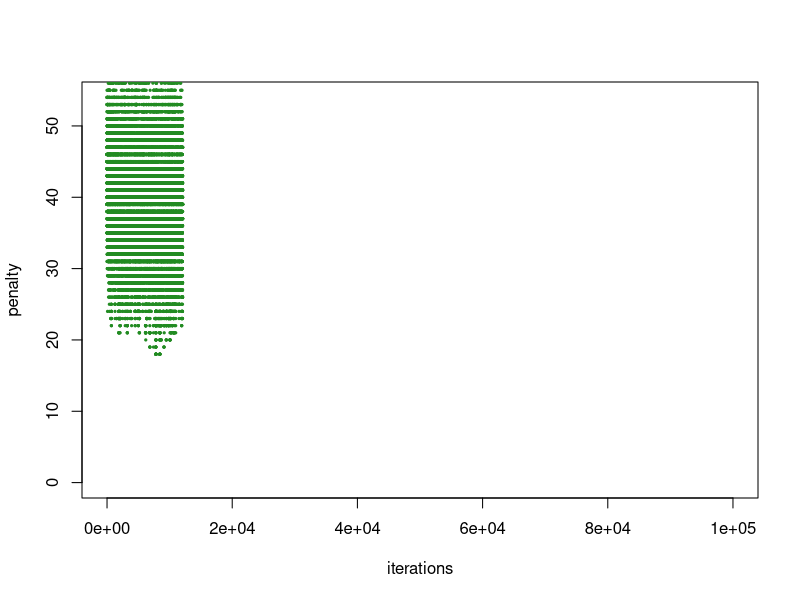

This chart was generated by the following R code: (Note: a time limit stopped this script after it produced the figure.)
Sys.time()
set.seed(12345)
#easy
# s <- matrix(0,ncol=9,nrow=9)
# s[1,c(1,4,5,8,9)]=c(4,7,6,1,2)
# s[2,c(1:3,5,6,8,9)]=c(7,8,2,1,5,4,9)
# s[3,c(2:8)]=c(6,1,4,2,8,3,7)
# s[4,c(1,2,6:9)]=c(5,1,4,7,6,3)
# s[5,c(1,8,9)]=c(3,2,8)
# s[6,c(3:5)]=c(6,9,3)
# s[7,c(1,5)]=c(2,4)
# s[8,c(1:9)]=c(1,4,7,5,9,3,2,8,6)
# s[9,c(1)]=c(6)
#medium
# s <- matrix(0,ncol=9,nrow=9)
# s[1,c(6,7)]=c(2,1)
# s[2,c(1,3,5,7,8)]=c(2,3,1,6,9)
# s[3,c(4,5,8)]=c(4,3,8)
# s[4,c(3,4,6,8)]=c(1,5,8,4)
# s[5,c(3,4,6:8)]=c(9,7,1,5,6)
# s[6,c(1:4,6:8)]=c(5,7,2,6,3,9,1)
# s[7,c(3,6,7,9)]=c(8,4,3,6)
# s[8,c(1:4,7:9)]=c(1,2,4,3,8,5,9)
# s[9,c(2,6,7)]=c(6,9,4)
# #hard
s <- matrix(0,ncol=9,nrow=9)
s[1,c(3,8)]=c(7,8)
s[2,c(3,5,7,9)]=c(8,2,9,5)
s[3,c(2,5,7)]=c(9,5,1)
s[4,c(4:8)]=c(4,3,5,7,2)
s[5,c(1,3,5,7,8)]=c(7,3,6,4,9)
s[6,c(2,7:9)]=c(2,5,3,6)
s[7,c(3,4,6,7)]=c(5,6,4,2)
s[8,c(1,8)]=c(2,4)
s[9,c(4,6,7)]=c(2,3,8)
#計算重複值
target <- function(s){
  tar <- sum(apply(s,1,duplicated)+apply(s,2,duplicated))#前:對列回傳是否為重複值
  for(r in 1:9){#3*3九宮格是否有重複值
    bloa <- (1:3)+3*(r-1)%%3
    blob <- (1:3)+3*trunc((r-1)/3)
    tar <- tar+sum(duplicated(as.vector(s[bloa,blob]))) 
  }
  return(tar)
}
#隨機塞值
pool=array(TRUE,dim=c(9,9,9))
for (i in 1:9)
  for (j in 1:9){
    if (s[i,j]>0) pool[i,j,-s[i,j]]=FALSE
  }
for(t in 1:100){# random order for visit of all sites
  for(i in sample(1:81)){
    if(s[i]==0){
      a=((i-1)%%9)+1
      b=trunc((i-1)/9)+1
      boxa=3*trunc((a-1)/3)+1
      boxa=boxa:(boxa+2)
      boxb=3*trunc((b-1)/3)+1
      boxb=boxb:(boxb+2)
      for (u in (1:9)[pool[a,b,]]){#eliminates impossible values
        pool[a,b,u]=(sum(u==s[a,])+sum(u==s[,b])
                     +sum(u==s[boxa,boxb]))==0
      }
      if (sum(pool[a,b,])==1){ # only one possible case, solution found!
        s[i]=(1:9)[pool[a,b,]]
        #print(s)
      }
      if (sum(pool[a,b,])==0){ # solution does not exist, exit!
        print("wrong sudoku")#sum(pool[a,b,])==0可以放0種數字
        break()
      }
    }
  }
}

Niter <- 10^5
Nsteps <- 10^1#影響其收斂效果
lmax <- 10^5
temps <- exp(sqrt(seq(1,log(lmax)^2,le=Niter+1)))#le:切幾分
lcur <- temps[1]#2.718282e+00
cur <- s
for(r in (1:81)[s==0]){#隨機填數字
  cur[r]=sample((1:9)[pool[r+ 81*(0:8)]],1)
}
tarcur <- target(cur)#重複的數字有幾個

plot(c(0,0),col="white",xlim=c(1,Niter),ylim=c(0,tarcur),xlab="iterations",ylab="penalty")

for(t in 1:Niter){
  if (tarcur==0){
    print(t)
    print(cur)
    break()
  }
  nchange <- 0
  for(d in 1:Nsteps){
    prop <- cur
    i=sample((1:81)[as.vector(s)==0],sample(1:sum(s==0),1,pro=1/(1:sum(s==0))))#連抽幾個都是隨機抽樣
    for (r in 1:length(i))
      prop[i[r]]=sample((1:9)[pool[i[r]+81*(0:8)]],1)
    if (log(runif(1))/lcur<tarcur-target(prop)){#如果新的比較好就接受新解
      #如果不除lcur代表他可以接受比較壞的結果
      nchange=nchange+(tarcur>target(prop))
      cur=prop#新的解
      points(t,tarcur,col="forestgreen",cex=.3,pch=19)
      tarcur=target(cur)#新的tarcur
    }
    if (tarcur==0){
      break()
    }
    lcur=sample(c(1,10^(-4)),1,pro=c(1.5*(log(t+1))+1,1))*temps[t+1]#15176.3
  }
}
Sys.time()
